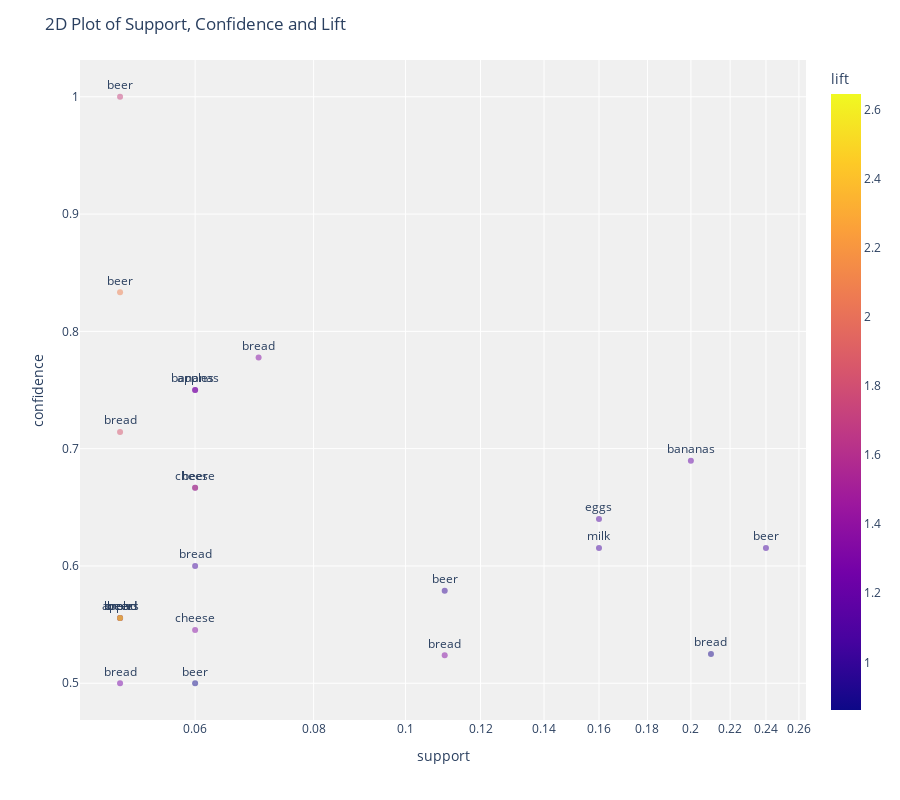

The cell this chart's notebook holds for it:
### Code cell
plot_model(modeltest)

### Figure 1 — Plotly figure (JSON) as saved in the notebook; plotly's stock layout.template omitted (floating-point values rounded to 4 significant figures)
{"data": [{"customdata": [["beer", "diapers"], ["beer", "bread"], ["bread", "diapers"], ["bananas", "diapers"], ["apples", "diapers"], ["bread", "beer"], ["bananas", "diapers"], ["beer", "diapers"], ["cheese", "beer"], ["eggs", "diapers"], ["milk", "diapers"], ["beer", "diapers"], ["bread", "diapers"], ["beer", "diapers"], ["apples", "diapers"], ["beer", "bread"], ["bread", "beer"], ["beer", "bread"], ["bread", "beer"], ["cheese", "bread"], ["bread", "diapers"], ["bread", "beer"], ["beer", "diapers"], ["bread", "beer"]], "hovertemplate": "support=%{x}<br>confidence=%{y}<br>antecedents_short=%{text}<br>antecedents=%{customdata[0]}<br>consequents=%{customdata[1]}<br>lift=%{marker.color}<extra></extra>", "legendgroup": "", "marker": {"color": [1.724, 2.083, 1.341, 1.293, 1.293, 1.831, 1.189, 1.149, 1.709, 1.103, 1.061, 1.061, 1.034, 0.9982, 0.9579, 1.389, 1.425, 2.646, 2.315, 1.364, 0.9052, 1.343, 0.8621, 1.282], "coloraxis": "coloraxis", "opacity": 0.5, "symbol": "circle"}, "mode": "markers+text", "name": "", "orientation": "v", "showlegend": false, "text": ["beer", "beer", "bread", "bananas", "apples", "bread", "bananas", "beer", "cheese", "eggs", "milk", "beer", "bread", "beer", "apples", "beer", "bread", "beer", "bread", "cheese", "bread", "bread", "beer", "bread"], "x": [0.05, 0.05, 0.07, 0.06, 0.06, 0.05, 0.2, 0.06, 0.06, 0.16, 0.16, 0.24, 0.06, 0.11, 0.05, 0.05, 0.05, 0.05, 0.05, 0.06, 0.21, 0.11, 0.06, 0.05], "xaxis": "x", "y": [1, 0.8333, 0.7778, 0.75, 0.75, 0.7143, 0.6897, 0.6667, 0.6667, 0.64, 0.6154, 0.6154, 0.6, 0.5789, 0.5556, 0.5556, 0.5556, 0.5556, 0.5556, 0.5455, 0.525, 0.5238, 0.5, 0.5], "yaxis": "y", "type": "scatter", "textposition": "top center"}], "layout": {"xaxis": {"anchor": "y", "domain": [0, 1], "title": {"text": "support"}, "type": "log"}, "yaxis": {"anchor": "x", "domain": [0, 1], "title": {"text": "confidence"}}, "coloraxis": {"colorbar": {"title": {"text": "lift"}}, "colorscale": [[0, "#0d0887"], [0.1111, "#46039f"], [0.2222, "#7201a8"], [0.3333, "#9c179e"], [0.4444, "#bd3786"], [0.5556, "#d8576b"], [0.6667, "#ed7953"], [0.7778, "#fb9f3a"], [0.8889, "#fdca26"], [1, "#f0f921"]]}, "legend": {"tracegroupgap": 0}, "margin": {"t": 60}, "plot_bgcolor": "rgb(240,240,240)", "title": {"text": "2D Plot of Support, Confidence and Lift"}, "height": 800}}
